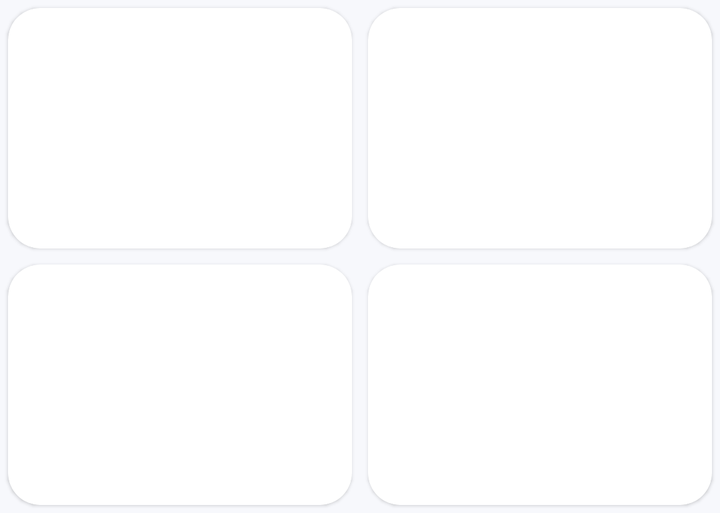
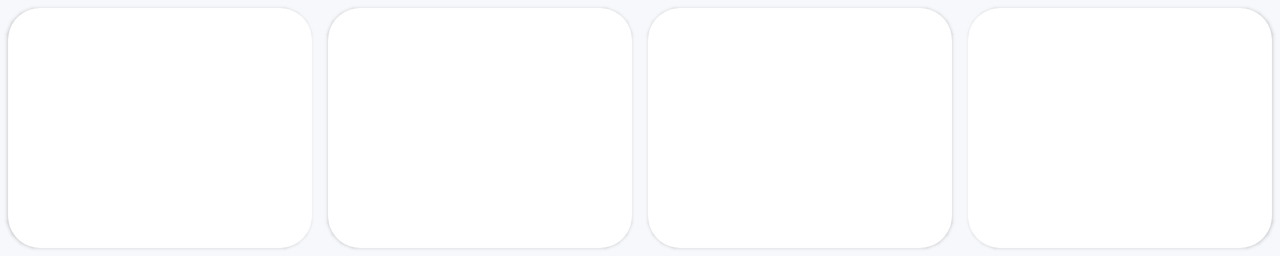

First picture: res/layout/ on a phone held upright. Second picture: the repository's own variant of that layout, on a device whose configuration matches the variant's folder. Source for both follows.
<!-- AndroidManifest.xml: application theme Theme.RoomHub -->
<!-- res/layout/view_dashboard_stats.xml -->
<?xml version="1.0" encoding="utf-8"?>
<LinearLayout xmlns:android="http://schemas.android.com/apk/res/android"
    android:layout_width="match_parent"
    android:layout_height="wrap_content"
    android:orientation="vertical">

    <LinearLayout
        android:layout_width="match_parent"
        android:layout_height="wrap_content"
        android:orientation="horizontal">

            <include android:id="@+id/stat_vacant" layout="@layout/view_stat_card" />
            <include android:id="@+id/stat_today" layout="@layout/view_stat_card" />
    </LinearLayout>

    <LinearLayout
        android:layout_width="match_parent"
        android:layout_height="wrap_content"
        android:orientation="horizontal">

            <include android:id="@+id/stat_requests" layout="@layout/view_stat_card" />
            <include android:id="@+id/stat_cancellations" layout="@layout/view_stat_card" />
    </LinearLayout>
</LinearLayout>
<!-- res/layout/view_stat_card.xml (included above) -->
<?xml version="1.0" encoding="utf-8"?>
<com.google.android.material.card.MaterialCardView xmlns:android="http://schemas.android.com/apk/res/android"
    xmlns:app="http://schemas.android.com/apk/res-auto"
    android:layout_width="0dp"
    android:layout_height="wrap_content"
    android:layout_weight="1"
    android:layout_margin="@dimen/space_xs"
    android:clickable="true"
    android:focusable="true">

    <LinearLayout
        android:layout_width="match_parent"
        android:layout_height="wrap_content"
        android:orientation="vertical"
        android:padding="@dimen/space_m">

        <ImageView
            android:id="@+id/stat_icon"
            android:layout_width="24dp"
            android:layout_height="24dp"
            android:importantForAccessibility="no"
            app:tint="?attr/colorPrimary" />

        <TextView
            android:id="@+id/stat_value"
            android:layout_width="wrap_content"
            android:layout_height="wrap_content"
            android:layout_marginTop="@dimen/space_s"
            android:textAppearance="@style/TextAppearance.RoomHub.StatValue" />

        <TextView
            android:id="@+id/stat_label"
            android:layout_width="wrap_content"
            android:layout_height="wrap_content"
            android:maxLines="2"
            android:textAppearance="@style/TextAppearance.Material3.BodyMedium"
            android:textColor="?attr/colorOnSurfaceVariant" />
    </LinearLayout>
</com.google.android.material.card.MaterialCardView>
<!-- resources referenced by this layout -->
<resources>
  <dimen name="space_m">16dp</dimen>
  <dimen name="space_s">8dp</dimen>
  <dimen name="space_xs">4dp</dimen>
  <style name="TextAppearance.RoomHub.StatValue" parent="TextAppearance.Material3.HeadlineMedium">
          <item name="android:textStyle">bold</item>
      </style>
  <color name="rh_primary">#2F5BD3</color>
  <color name="rh_on_primary">#FFFFFF</color>
  <color name="rh_primary_container">#DCE3FF</color>
  <color name="rh_on_primary_container">#0A1B55</color>
  <color name="rh_secondary">#00796B</color>
  <color name="rh_on_secondary">#FFFFFF</color>
  <color name="rh_secondary_container">#C8EEE7</color>
  <color name="rh_on_secondary_container">#00201C</color>
  <color name="rh_error">#BA1A1A</color>
  <color name="rh_on_error">#FFFFFF</color>
  <color name="rh_error_container">#FFDAD6</color>
  <color name="rh_on_error_container">#410002</color>
  <color name="rh_background">#F7F8FC</color>
  <color name="rh_surface">#F7F8FC</color>
  <color name="rh_on_surface">#1A1C22</color>
  <color name="rh_surface_variant">#E1E2EC</color>
  <color name="rh_on_surface_variant">#44474F</color>
  <color name="rh_surface_container_lowest">#FFFFFF</color>
  <color name="rh_surface_container_low">#F1F3F9</color>
  <color name="rh_surface_container">#ECEEF4</color>
  <color name="rh_surface_container_high">#E6E8EF</color>
  <color name="rh_outline">#757780</color>
  <color name="rh_outline_variant">#C5C6D0</color>
  <style name="ShapeAppearance.RoomHub.Medium" parent="ShapeAppearance.Material3.Corner.Medium">
          <item name="cornerSize">14dp</item>
      </style>
  <style name="Widget.RoomHub.Card" parent="Widget.Material3.CardView.Elevated">
          <item name="cardBackgroundColor">?attr/colorSurfaceContainerLowest</item>
          <item name="cardElevation">1dp</item>
          <item name="cardCornerRadius">16dp</item>
      </style>
  <style name="Widget.RoomHub.TextInput" parent="Widget.Material3.TextInputLayout.OutlinedBox">
          <item name="boxCornerRadiusTopStart">12dp</item>
          <item name="boxCornerRadiusTopEnd">12dp</item>
          <item name="boxCornerRadiusBottomStart">12dp</item>
          <item name="boxCornerRadiusBottomEnd">12dp</item>
      </style>
  <!-- some entries are left out for length -->
</resources>
<!-- res/layout-w600dp/view_dashboard_stats.xml (the repository's variant of the layout above) -->
<!-- drawn on the phone turned sideways -->
<?xml version="1.0" encoding="utf-8"?>
<LinearLayout xmlns:android="http://schemas.android.com/apk/res/android"
    android:layout_width="match_parent"
    android:layout_height="wrap_content"
    android:orientation="horizontal">

        <include android:id="@+id/stat_vacant" layout="@layout/view_stat_card" />
        <include android:id="@+id/stat_today" layout="@layout/view_stat_card" />
        <include android:id="@+id/stat_requests" layout="@layout/view_stat_card" />
        <include android:id="@+id/stat_cancellations" layout="@layout/view_stat_card" />
</LinearLayout>
